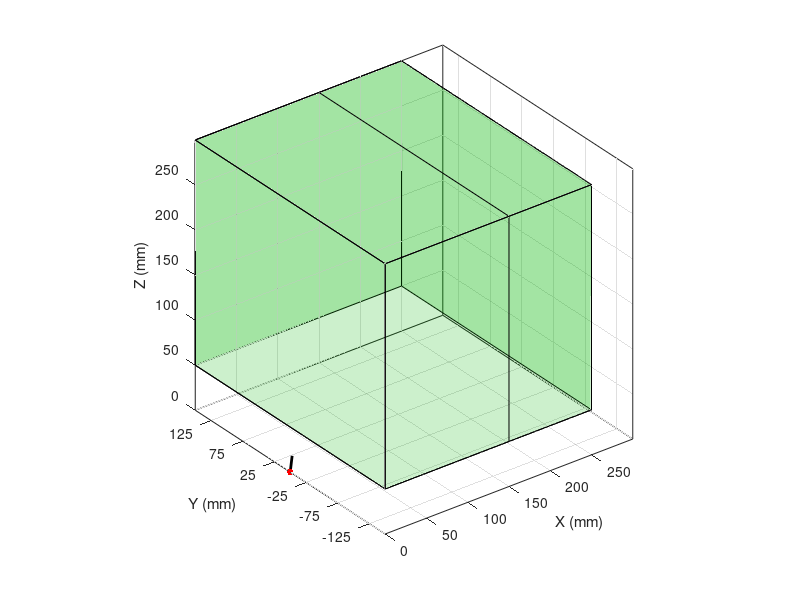

This chart was generated by the following MATLAB code: (Note: this script raises an error after producing the figure.)
%% virtual_environment_team239
%
% Build an interactive virtual environment that can be touched using
% the Phantom.
%
% Starter Code written by Katherine J. Kuchenbecker for MEAM 520 at the University
% of Pennsylvania.
%
% Final Part 2 of Project 2 code written by JoAna Smith, Srihari Menon, and
% Hungtang KO

%% Clean up

clear
close all
clc


%% Set hardware mode, duration, and warnings

% Set whether to use the actual PHANToM hardware.  If this variable is
% set to false, the software will simulate the presence of a user by
% reading a pre-recorded trajectory.  You should use this mode to
% debug your code before running anything on the PHANToM computer.
% Once you are on the PHANToM/PUMA computer in Towne B2, you may set
% this variable to true.  Be sure to run your code with the emergency
% stop down to prevent the application of forces to make sure
% everything works correctly on the real robot.  Make sure to hold
% onto the PHANToM tightly and keep a hand on the emergency stop.
hardware = false;

% Set how many times we want our servo loop to run.  Each cycle takes
% about two milliseconds on the computer in Towne B2.
nCycles = 100000;

% If not using the hardware, turn off warnings triggered when you
% command joint torques above the limits.
if (~hardware)
    warning('off','PHANToM:JointTorque')
else
    warning('on','PHANToM:JointTorque')
end


%% Define global variables for keyboard control

global keyacctime amag adur

% A matrix that holds the list of currently active pulses applied by
% the keyboard.  Each time the user presses a key, an additional pulse
% is added to the right side of this 5 x n matrix.  The first three
% rows are acceleration in x, y, and z directions.  The fourth row is
% the time when the pulse starts, and the last row is the time when
% the pulse ends.  The minimum number of columns is one, with a zero
% acceleration pulse that is always active.
keyacctime = [0 0 0 0 inf]'; % mm/s^2, mm/s^2, mm/s^2, s, s

% Set the magnitude of the acceleration pulse caused by a key press.
amag = 10; % mm/s^2

% Set the duration of the acceleration pulse caused by a key press.
adur = 0.25; % s


%% Define the virtual environment

%%%%%%%%%%%%%%%%%%%%%%%%%% GIVEN VALUES %%%%%%%%%%%%%%%%%%%%%%%
% The vertical position of the floor in millimeters.
floorPositionZ = 50;

% Set the color of the floor.
floorColor = [0 0 1]; % blue

% Set the alpha (transparency) of the floor.
floorAlpha = 0.2;

% The horizontal position of the wall in millimeters.
wallPositionX = 50;
wallPositionY = 50;

% Set the color of the wall.
wallColor = [0 .7 0]; % green

% Set the alpha (transparency) of the wall.
wallAlpha = 0.5;

% The location of the center of the ball, relative to the origin of
% the Phantom's coordinate frame.  X is positive toward the user, Y is
% positive to the right, and Z is positive up. All dimensions are in
% millimeters.
ballCenterX = 200;
ballCenterY = 0;
ballCenterZ = 175;

% Set the color of the ball.
ballColor = [.5 0 .5];

% Set the radius of the ball in millimeters.
ballRadius = 20;

% Set the alpha (transparency) of the ball.
ballAlpha = 0.9;

% Set the scale of the force vector in millimeters per newton.
fScale = 40;

%%%%%%%%%%%%%%%%%%%%%% OUR ADDITIONAL CONSTANTS %%%%%%%%%%%%%%%%%%%%%%
% Set the stiffness of the virtual walls in newtons per millimeter.
k = 0.5; % Keep this value positive and smaller than 0.5
% Surface friction
c = 0.02;
% Surface roughness wave number (texture)
kk=1;
% Siltering weight parameter
w=0.15;
% Viscous damping for the finger tip motion
mu=0.005;
% Viscous damping for the ball 
alpha=0.99;
% Virtual mass
m = .01;
% button constants
g = -5; %negative implies attractive force

%%%%%%%%%%%%%%%%%%%%%%%% INITIALIZATION %%%%%%%%%%%%%%%%%%%%%%%%%%%%%%
hx=50; %initalize the position of the Phantom end-effector
hy=0;
hz=0;
Vxball=0; %initalize the velocity of the ball
Vyball=0;
Vzball=0;
button = 0; %initialize button to be "off"
count = 0; % used to prevent excessive button on/off toggling

%% Set up the figure for graphing

% Open figure 1 and clear it, keeping the handle.
f = figure(1);
clf

%Plot a black dot that always stays on the surface and in the boxed region
hBoundaryDot = plot3(0, 0, 0,'k.','markersize',15);
hold on

% Plot a small red dot to represent the position of the PHANToM.  For
% now, we just put it at the origin.  We keep the handle to this plot
% (hPhantomDot) so that we can move the dot later.
hPhantomDot = plot3(0, 0, 0,'r.','markersize',15);

% Call tic to latch the time.
tic

% If we are not using hardware, set the key press function to enable
% keyboard control of the virtual Phantom.
if (~hardware)
    set(f,'keypressfcn',@setAccTime)
end

% Turn hold on to let us put more things on the graph.
hold on

% Plot a thick black line to represent the force vector.  For now, we
% just have it go from the origin to [10 10 10]; later we will set it
% to be a scaled version of the commanded force vector.  We keep the
% handle to this plot (hForceLine) so we can move the line later.
hForceLine = plot3([0 10], [0 10], [0 10],'k-','linewidth',2);

% Set the axis limits, the viewing direction, and other properties of
% the view.
axis equal vis3d
axlimit = 250;
axstep = 50;
axis(300 * [0 1 -.5 .5 0 1])
set(gca,'Xtick',0:axstep:axlimit,'ytick',-(.5*axlimit):axstep:(.5*axlimit), ...
    'ztick',0:axstep:axlimit)
view(100,16)
box on
grid on

% Label the axes.
xlabel('X (mm)')
ylabel('Y (mm)')
zlabel('Z (mm)')


%% Draw the graphics

%%%%%%%%%%%%%%%%%%%%%%%%% WALLS %%%%%%%%%%%%%%%%%%%%%%%%
%The walls define the perimeter of our region. They are all haptically
% rendered as one-sided linear springs as well as have viscous
% friction that you can feel. To make it easy to identify, we have made all
% these walls Green
hwall1 = fill3([250,250,250,250],[-150,-150,150,150],[50,300,300,50], wallColor); %Green
set(hwall1,'facealpha', floorAlpha)

hwall2 = fill3([250,250,0,0],[150,150,150,150],[50,300,300,50], wallColor);%Green
set(hwall2,'facealpha', floorAlpha)

hwall3 = fill3([250,250,0,0],[-150,-150,-150,-150],[50,300,300,50], wallColor); %Green
set(hwall3,'facealpha', floorAlpha)

hwall4 = fill3([0,0,0,0],[-150,-150,150,150],[50,300,300,50], wallColor); %Green
set(hwall4,'facealpha', floorAlpha)

hceiling = fill3(axlimit*[0 0 1 1], 300*[-.5 .5 .5 -.5], ...
    floorPositionZ*[1 1 1 1]+250*[1,1,1,1], wallColor); %Green
set(hceiling,'facealpha', floorAlpha)

%%%%%%%%%%%%%%%%%%%%%%%% FLOOR %%%%%%%%%%%%%%%%%%%%%%%%
%In addition to spring forces and viscous friction, the floor will have
% haptic texture. The method of implementing texture will be explained in 
% another section. To make if easy to identify, we have made the color of
% the floor Blue
hfloor = fill3(axlimit*[0 0 1 1], 300*[-.5 .5 .5 -.5], ...
    floorPositionZ*[1 1 1 1], floorColor); %Blue
set(hfloor,'facealpha', 0.4)

%%%%%%%%%%%%%%%%%%%%%%%%%%%PLAYER WALL%%%%%%%%%%%%%%%%%%%%%%
% This is a 'virtual' wall that splits our region into 2 zones: the non-user
% zone (right side of the wall) and the user-zone (left side of the wall).
% The user can move about on the user-zone, but cannot be in the non-user 
% zone, while the ball can freely enter and exit both zones. Both the user and
% the ball feel viscous forces in the user-zone, but the ball does not
% feel these forces in the non-user zone. Because this is a 'virtual' wall
% whose aim is only to divide the region, there are no spring or viscous 
% forces exerted on the user or ball when coming in contact with it. 
% To make it easy to identify, we have made the color of this wall Blue.
hplayerlimit = fill3([150,150,150,150],[-150,-150,150,150],[50,300,300,50], floorColor); %Blue
set(hplayerlimit,'facealpha', 0.4)

%%%%%%%%%%%%%%%%%%%%%%%%%%%%% SPHERE %%%%%%%%%%%%%%%%%%%%%%%%
% We have created a sphere that can move around its environment through 
% either an inital push by the user or turning 'On' the button attractive
% forces. The viscous forces present in the user environment result in the
% ball eventually slowing down to a stop. This makes it easier for the user
% to find the ball and push on it again. The lack of viscous forces in the
% non-user environment means that the ball will never stop in this region
% (as we are assuming all colisions are elastic, no loss in energy)

% Get the coordinates of the points on a unit sphere with resolution
% 20.
[xsphere, ysphere, zsphere] = sphere(20);

% Plot the ball as a surface at its center location, with its radius.
hBall = surf(ballRadius*xsphere+ballCenterX, ballRadius*ysphere+ballCenterY, ballRadius*zsphere+ballCenterZ);

% Set the transparency of the ball's faces and edges.
set(hBall,'facealpha',ballAlpha,'edgeAlpha',ballAlpha,'facecolor',ballColor) %black/purpleish

%%%%%%%%%%%%%%%%%%%%%%%%%%% CYLINDRICAL BUTTON %%%%%%%%%%%%%%%%%%%%%%
% We have created a virtual button that when pressed, initates an attractive
% forces about a point on the button (250,0,175). These attractive forces
% are felt on both the ball and the user. The method of initating this
% attractive force is explained in more detail in a later section. To make
% it easy to identify, the button is RED when 'OFF' and BLUE when 'ON'
[ybutton, zbutton, xbutton]=cylinder(10);
hButton = surf(-5*xbutton+250, ybutton+0, zbutton+175);
set(hButton,'facealpha',ballAlpha,'edgeAlpha',ballAlpha,'facecolor',[1 0 0]) %Initiate to Red

% Turn hold off to stop allowing more graphing.
hold off

%% Do final preparations

% Start the Phantom, passing in hardware (true or false).
phantomStart(hardware)

% Initialize a vector to hold the time stamp for each cycle.
t = zeros(nCycles,1);

% Initialize vectors to store tip position and force output for each
% cycle.
hx_history = zeros(nCycles,1);
hy_history = zeros(nCycles,1);
hz_history = zeros(nCycles,1);
Fx_history = zeros(nCycles,1);
Fy_history = zeros(nCycles,1);
Fz_history = zeros(nCycles,1);

% Initialize a variable to hold the last time the graphics update was
% run.
lastGraphicsTime = 0;

%% Run the servo loopteam239/virtual_environment/phantomJointTorques.p>phantomJointTorques at 49
for i = 1:nCycles
    
    %%%%%%%%%%%%%%%%%%%%%Intialize%%%%%%%%%%%%%%%%%%%% 
    
    % Measure the time and store it in our vector of time stamps.  
    % The units are seconds.
    t(i) = toc;
    if i~=1
        deltat=t(i)-t(i-1);
    else
        deltat=0;
    end
    
    % Get the Phantom's joint angles in radians.
    theta123 = phantomJointAngles;

    % Use these joint angles to calculate the Phantom's tip position
    % in millimeters.
    pos = phantomTipPosition(theta123);
    
    %Calculate the change in position from the previous time
    deltax=pos(1)-hx;
    deltay=pos(1)-hy;
    deltaz=pos(1)-hz;
    
    % Split out the x, y, and z components of the tip position.
    hx = pos(1);
    hy = pos(2);
    hz = pos(3);
    
    %The h_bound variables represent the position of haptic device dot
    % that always stays within the boxed region. We initally set these
    % position values to be equal to the position of the Phantom's end
    % effector
    hx_bound = hx;
    hy_bound = hy;
    hz_bound = hz;    
    
    % Re-set force components to zero each time
    %Phantom end-effector Forces
    Fx = 0;
    Fy = 0;
    Fz = 0; 
    %Sphere forces
    Fballx = 0;
    Fbally = 0;
    Fballz = 0;
    
    %%%%%%%%%%%%%%%%%%%%%%%%%%%% BUTTON %%%%%%%%%%%%%%%%%%%%%%%%
    %Click Button
    if (hx>=245 && norm([hy-0;hz-175])<5) %Phantom is close to the button
        if (hx>=245) && (hx<247) % button HAS NOT been fully pressed 
            Fx=-0.2*(hx-247); %gradual increase in force as button is being pressed
        elseif (hx >= 247 && hx < 250) % button HAS been pressed
            Fx = 0; %no longer feels a force back
            if (count == 1 ) %prevent it from toggling too much
            button = ~button; %toggle button value
            count = 0;
            end
        else %hit the wall
            Fx = -5; %feel strong repulsion force back
            if (count == 1 ) %prevent it from toggling too much
            button = ~button; %toggle button value
            count = 0;
            end
        end
    else
        count =1;
    end
    
    %Button 'ON' - Begin Attractive Force
     %When the button is'ON' an attractive force will be placed
     % on both the user (Phantom end effector) and the sphere. The location
     % of this attractive force will be at button (250,0,175) and the
     % radius of the attractive force is 100.
     
     %Calculate the distance of the end-effector (tip) and ball form the point of
     %attraction
     ball_dist = norm([(ballCenterX-250+ballRadius);(ballCenterY-0);(ballCenterZ-175)]);
     tip_dist = norm([(hx-250);(hy-0);(hz-175)]);
     
     %checking if attractive force is on and if tip is in range of force
     if (button==1 && tip_dist<100)
            Fattract_x = g*(hx-250)/tip_dist;
            Fattract_y = g*(hy-0)/tip_dist;
            Fattract_z = g*(hz-175)/tip_dist;
         else
            Fattract_x=0;
            Fattract_y=0;
            Fattract_z=0;
     end
     
     %checking if attractive force is on and if ball is in range of force
     if (button==1 && ball_dist<100)
         Battract_x = g*(ballCenterX-250+ballRadius)/ball_dist;
         Battract_y = g*(ballCenterY-0)/ball_dist;
         Battract_z = g*(ballCenterZ-175)/ball_dist;
     else
         Battract_x=0;
         Battract_y=0;
         Battract_z=0;
     end
     
     %Attraction on end-effector
     %Always add new forces to the previous forces calculated (if no
     %previous forces were calculated then F = 0 + Fattract because we
     %initialize all the forces to be 0 each time)
     Fx = Fx+Fattract_x;
     Fy = Fy+Fattract_y;
     Fz = Fz+Fattract_z;
     
     %Attraction on ball
     %Always add new forces to the previous forces calculated 
     Fballx = Fballx +Battract_x;
     Fbally = Fbally +Battract_y;
     Fballz = Fballz +Battract_z;
    
    %%%%%%%%%%%%%%%%%%%%%%% PHANTOM VELOCITY %%%%%%%%%%%%%%%%%%%%%%%%
    %Calclate velocity
    if i==1
        vx=0;
        vy=0;
        vz=0;
    else if i==2
        vx=deltax/deltat;
        vy=deltax/deltat;
        vz=deltax/deltat;
        end
    end
    
    %Filter velocity 
    vx=w*deltax/deltat+(1-w)*vx;
    vy=w*deltax/deltat+(1-w)*vy;
    vz=w*deltax/deltat+(1-w)*vz;
    
    %%%%%%%%%%%%%%%%%%%%%%%PHANTOM FORCES%%%%%%%%%%%%%%%%%%%%%%%%
    
    % Wall, floor and ceiling repulsion
    if hz<50 %Floor
        Fz= Fz+ k*(50-hz); %Spring force
        Fx= Fx-c*abs(Fz)*vx*(1+0.1*sin(kk*hx)*sin(kk*hy)); %viscous friction + sinusoidal texture
        Fy= Fy-c*abs(Fz)*vy*(1+0.1*sin(kk*hx)*sin(kk*hy));%viscous friction + sinusoidal texture
        hz_bound = 50; %for plotting black dot that stays on the surface
    end
    if hz>300 %Wall
        Fz= Fz + k*(300-hz);%Spring force
        Fx= Fx -c*abs(Fz)*vx;%viscous friction only
        Fy= Fy -c*abs(Fz)*vy;%viscous friction only
        hz_bound = 300;  %for plotting black dot that stays on the surface
    end
    if hx>250 %Wall
        Fx=Fx + k*(250-hx);
        Fy= Fy -c*abs(Fx)*vy;
        Fz= Fz -c*abs(Fx)*vz;
        hx_bound = 250;
    end
    if hx<150 %Wall
        Fx= Fx+k*(150-hx);
        Fy= Fy+-c*abs(Fx)*vy;
        Fz= Fz+-c*abs(Fx)*vz;
        hx_bound = 150;
    end
    if hy>150 %Wall
        Fy= Fy+k*(150-hy);
        Fx= Fx-c*abs(Fy)*vx;
        Fz= Fz-c*abs(Fy)*vz;
        hy_bound = 150;
    end
    if hy<-150 %Wall
        Fy= Fy+k*(-150-hy);
        Fx= Fx-c*abs(Fy)*vx;
        Fz= Fz-c*abs(Fy)*vz;
        hy_bound = -150;
    end
    
    % Hits Ball
    if norm([hx-ballCenterX;hy-ballCenterY;hz-ballCenterZ])<=ballRadius %has hit the ball
        Fballtipx=k*(hx-ballCenterX); %spring theory
        Fballtipy=k*(hy-ballCenterY);
        Fballtipz=k*(hz-ballCenterZ);
    else %did not hit the ball
        Fballtipx=0;
        Fballtipy=0;
        Fballtipz=0;
    end
    
    %Force felt on the Phantom when hit the ball
    Fx=Fx+Fballtipx;
    Fy=Fy+Fballtipy;
    Fz=Fz+Fballtipz;
    
    % Viscous damping
    if (hx>150 && hx<250) %when in the User region
        Fx=Fx-mu*vx;
        Fy=Fy-mu*vy;
        Fz=Fz-mu*vz;
    end
    
    % Command the calculated tip force, also providing the joint
    % angles.
    phantomTipForce(Fx, Fy, Fz, theta123);
     
    %%%%%%%%%%%%%%%%%%%%%%% BALL FORCES %%%%%%%%%%%%%%%%%%%%%%%%%%%%%%%%
    % Wall collision
    if ballCenterZ+ballRadius>300
        Vzball=-abs(Vzball); %elastic collision, only change velocity direction
    end
    if ballCenterZ-ballRadius<50
        Vzball=abs(Vzball);
    end
    if ballCenterX+ballRadius>250
        Vxball=-abs(Vxball);
    end
    if ballCenterX-ballRadius<0
        Vxball=abs(Vxball);
    end
    if ballCenterY+ballRadius>150
        Vyball=-abs(Vyball);
    end
    if ballCenterY-ballRadius<-150
        Vyball=abs(Vyball);
    end
    
    % Phantom Collision
    % feels the same force felt by the phantom but in the opposite
    % direction
    Fballx= Fballx -Fballtipx;
    Fbally= Fbally -Fballtipy;
    Fballz= Fballz -Fballtipz;
    
    % Viscous damping for the ball
    if ballCenterX >150 %when in the user region
        Fballx=Fballx-mu*Vxball;
        Fbally=Fbally-mu*Vyball;
        Fballz=Fballz-mu*Vzball;
    end
    
    %%%%%%%%%%%%%%%%%%%%%%% BALL POSITION %%%%%%%%%%%%%%%%%%%%%%%%%%%%%%%%
    % Use Forces to calculate the ball Velocity
    %if no forces are exerted on the ball, the velcoity will remain the
    %same as the previous time
    Vxball=Vxball+Fballx/m*deltat;
    Vyball=Vyball+Fbally/m*deltat;
    Vzball=Vzball+Fballz/m*deltat;
   
    % Velocity limit - don't want extremely high ball velocities
    Vxball=min(max(Vxball,-1000),1000);
    Vyball=min(max(Vyball,-1000),1000);
    Vzball=min(max(Vzball,-1000),1000);

    % Use Velocity to calculate the ball Position
    ballCenterX=ballCenterX+Vxball*deltat;
    ballCenterY=ballCenterY+Vyball*deltat;
    ballCenterZ=ballCenterZ+Vzball*deltat;   

    %%%%%%%%%%%%%%%%%%%%%%% STORE VALUES %%%%%%%%%%%%%%%%%%%%%%%%%
    % Store this cycle's values in the history vectors.
    hx_history(i) = hx;
    hy_history(i) = hy;
    hz_history(i) = hz;
    Fx_history(i) = Fx;
    Fy_history(i) = Fy;
    Fz_history(i) = Fz;
     
    %%%%%%%%%%%%%%%%%%%%%%% PLOT CHANGES %%%%%%%%%%%%%%%%%%%%%%%%
    % Check how much time has elapsed since we last updated the
    % graphics.
    if (t(i) - lastGraphicsTime > 0.03)
        % Enough time has passed.
        
        % Update the graph by setting the data for the PHANToM's dot
        % to the position of the haptic device.
        set(hPhantomDot, 'xdata', hx, 'ydata', hy, 'zdata', hz)
        
        %Update boundry dot
        set(hBoundaryDot, 'xdata', hx_bound, 'ydata', hy_bound, 'zdata', hz_bound)
    
        % Update the graph by setting the data for the force line to
        % show a scaled version of the commanded force.
        set(hForceLine,'xdata',[hx hx+Fx*fScale],'ydata',[hy hy+Fy*fScale], 'zdata',[hz hz+Fz*fScale]);

        % Store this time for future comparisons.
        lastGraphicsTime = t(i);
        
        % Update the sphere
        set(hBall, 'xdata', ballRadius*xsphere+ballCenterX , 'ydata', ballRadius*ysphere+ballCenterY, 'zdata', ballRadius*zsphere+ballCenterZ )
        
        %Change button color depending if it's 'ON' or 'OFF'
        if button==1
        	set(hButton,'facealpha',ballAlpha,'edgeAlpha',ballAlpha,'facecolor',[0 0 1]) %Blue - "On"
        else
            set(hButton,'facealpha',ballAlpha,'edgeAlpha',ballAlpha,'facecolor',[1 0 0])% Red - "Off"
        end 

    end
    
    % Pause for one millisecond to keep things moving at a reasonable
    % pace.
    pause(.001)
end

% Stop the Phantom.
phantomStop


%% Plot the results

% Open figure 2 and clear it.
figure(2)
clf

% Plot positions over time in the top subplot.
subplot(2,1,1)
h = plot(t,[hx_history hy_history hz_history]);
set(h(1),'color',[0 .7 .7])
set(h(2),'color',[.7 .7 0])
set(h(3),'color',[.7 0 .7])
xlabel('Time (s)')
ylabel('Tip Position (mm)')
legend('h_x', 'h_y', 'h_z')

% Plot forces over time in the bottom subplot.
subplot(2,1,2)
h = plot(t,[Fx_history Fy_history Fz_history]);
set(h(1),'color',[0 .7 .7])
set(h(2),'color',[.7 .7 0])
set(h(3),'color',[.7 0 .7])
xlabel('Time (s)')
ylabel('Force (N)')
legend('F_x', 'F_y', 'F_z')